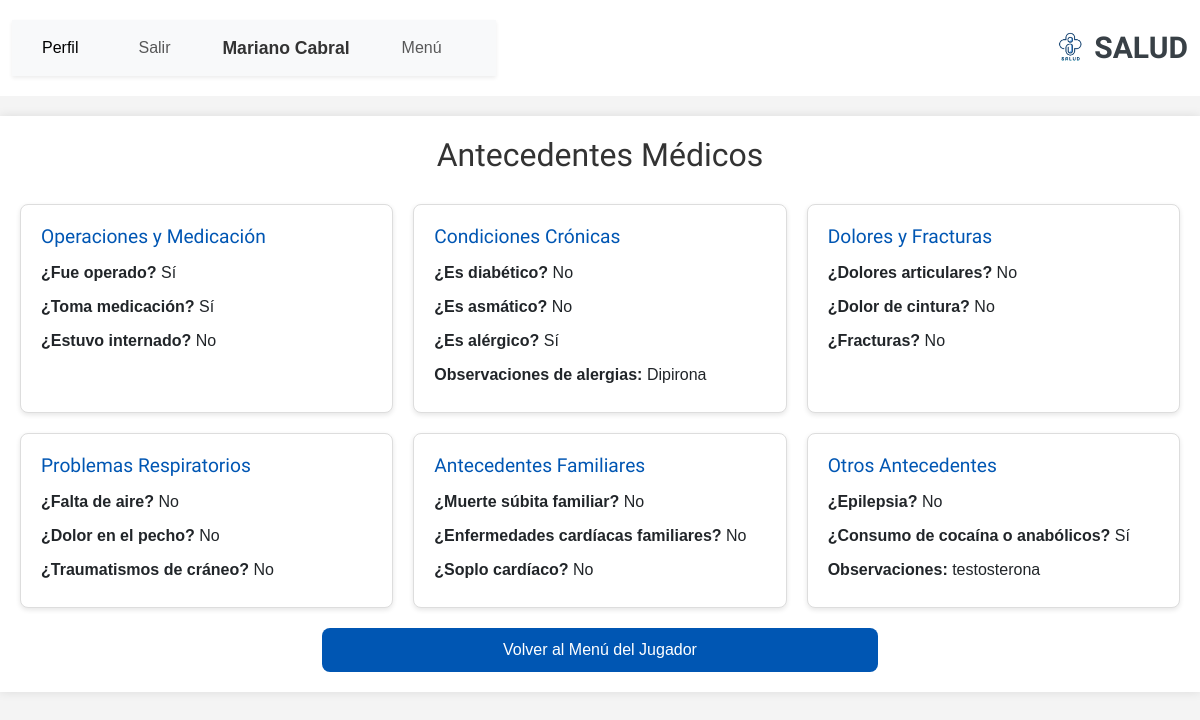
The app's page /registro-medico/ver_antecedente/12/ (signed in) with its own data.
### account/models.py (models this page shows, shortened)
class Profile(models.Model):
    user = models.OneToOneField(settings.AUTH_USER_MODEL, on_delete=models.CASCADE)
    nombre = models.CharField(max_length=30, blank=True, null=True)
    apellido = models.CharField(max_length=30, blank=True, null=True)
    dni = models.CharField(max_length=15, blank=True, null=True)
    fecha_nacimiento = models.DateField(blank=True, null=True)
    email = models.EmailField(max_length=254, unique=True)
    rol = models.CharField(
        max_length=20,
        choices=[
            ('jugador', 'Jugador'),  # Valor predeterminado actualizado a "jugador"
            ('medico', 'Médico'),
            ('representante', 'Representante'),
        ],
        default='jugador'
    )
    class Meta:
        ordering = ['user__username']

### RegistroMedico/models.py (models this page shows)
class AntecedenteEnfermedades(models.Model):
    idantecedente_enfermedades = models.AutoField(primary_key=True)
    fue_operado = models.BooleanField(null=True, blank=True, default=None)
    toma_medicacion = models.BooleanField(null=True, blank=True, default=None)
    estuvo_internado = models.BooleanField(null=True, blank=True, default=None)
    sufre_hormigueos = models.BooleanField(null=True, blank=True, default=None)
    es_diabetico = models.BooleanField(null=True, blank=True, default=None)
    es_amatico = models.BooleanField(null=True, blank=True, default=None)  # 'asmático' corregido como 'es_amatico'
    es_alergico = models.BooleanField(null=True, blank=True, default=None)
    alerg_observ = models.CharField(max_length=100, null=True, blank=True, default=None)
    antecedente_epilepsia = models.BooleanField(null=True, blank=True, default=None)
    desviacion_columna = models.BooleanField(null=True, blank=True, default=None)
    dolor_cintira = models.BooleanField(null=True, blank=True, default=None)
    fracturas = models.BooleanField(null=True, blank=True, default=None)
    dolores_articulares = models.BooleanField(null=True, blank=True, default=None)
    falta_aire = models.BooleanField(null=True, blank=True, default=None)
    tramatismos_craneo = models.BooleanField(null=True, blank=True, default=None)
    dolor_pecho = models.BooleanField(null=True, blank=True, default=None)
    perdida_conocimiento = models.BooleanField(null=True, blank=True, default=None)
    presion_arterial = models.BooleanField(null=True, blank=True, default=None)
    muerte_subita_familiar = models.BooleanField(null=True, blank=True, default=None)
    enfermedad_cardiaca_familiar = models.BooleanField(null=True, blank=True, default=None)
    soplo_cardiaco = models.BooleanField(null=True, blank=True, default=None)
    abstenerce_competencia = models.BooleanField(null=True, blank=True, default=None)
    antecedentes_coronarios_familiares = models.BooleanField(null=True, blank=True, default=None)
    fumar_hipertension_diabetes = models.BooleanField(null=True, blank=True, default=None)
    fhd_observacion = models.CharField(max_length=100, null=True, blank=True, default=None)
    consumo_cocaina_anabolicos = models.BooleanField(null=True, blank=True, default=None)
    cca_observaciones = models.CharField(max_length=100, null=True, blank=True, default=None)
    idfichaMedica = models.OneToOneField('RegistroMedico', on_delete=models.CASCADE, unique=True)
    class Meta:
        db_table = 'antecedente_enfermedades'

### RegistroMedico/views.py (the view)
# urls.py: path('ver_antecedente/<int:jugador_id>/', VerAntecedenteView.as_view(), name='ver_antecedente'),
class VerAntecedenteView(DetailView):
    model = AntecedenteEnfermedades  # Ahora la vista se basa en AntecedenteEnfermedades
    template_name = 'registro_medico/ver_antecedentes.html'
    context_object_name = 'antecedente'  # Se utiliza 'antecedente' para el objeto en la plantilla
    def get_object(self, queryset=None):
        jugador_id = self.kwargs.get('jugador_id')  # Obtener el ID del jugador desde la URL
        jugador = get_object_or_404(Jugador, id=jugador_id)  # Obtener el objeto jugador
        print(jugador)
        jugador_categoria_equipo = JugadorCategoriaEquipo.objects.filter(jugador=jugador).first()
        torneo = jugador_categoria_equipo.categoria_equipo.categoria.torneo
        ficha_medica = RegistroMedico.objects.filter(jugador=jugador, torneo=torneo).first()
        antecedente = get_object_or_404(AntecedenteEnfermedades, idfichaMedica=ficha_medica)
        print(antecedente)
        return antecedente
    def get_context_data(self, **kwargs):
        context = super().get_context_data(**kwargs)
        antecedente = self.object  # Obtén el antecedente actual
        profile = self.request.user.profile
        context['profile'] = profile  # Pasar el perfil al contexto
        ficha_medica = antecedente.idfichaMedica
        context['ficha_medica'] = ficha_medica  # Añade la ficha médica al contexto
        return context

### persona/models.py (called while the page is built)
    def __str__(self):
        return f"{self.persona.profile.nombre} {self.persona.profile.apellido}"

### RegistroMedico/templates/registro_medico/ver_antecedentes.html (shortened to what this page needs)
{% extends 'core/base.html' %}
{% load static %}
{% load widget_tweaks %}
{% block content %}
<body>
<div class="container">
    <h2>Antecedentes Médicos</h2>
    <div class="grid">
        <div class="card">
            <h3>Operaciones y Medicación</h3>
            <p><span>¿Fue operado?</span> {{ antecedente.fue_operado|yesno:"Sí,No" }}</p>
            <p><span>¿Toma medicación?</span> {{ antecedente.toma_medicacion|yesno:"Sí,No" }}</p>
            <p><span>¿Estuvo internado?</span> {{ antecedente.estuvo_internado|yesno:"Sí,No" }}</p>
        </div>
        <div class="card">
            <h3>Condiciones Crónicas</h3>
            <p><span>¿Es diabético?</span> {{ antecedente.es_diabetico|yesno:"Sí,No" }}</p>
            <p><span>¿Es asmático?</span> {{ antecedente.es_amatico|yesno:"Sí,No" }}</p>
            <p><span>¿Es alérgico?</span> {{ antecedente.es_alergico|yesno:"Sí,No" }}</p>
            <p><span>Observaciones de alergias:</span> {{ antecedente.alerg_observ }}</p>
        </div>
        <div class="card">
            <h3>Dolores y Fracturas</h3>
            <p><span>¿Dolores articulares?</span> {{ antecedente.dolores_articulares|yesno:"Sí,No" }}</p>
            <p><span>¿Dolor de cintura?</span> {{ antecedente.dolor_cintira|yesno:"Sí,No" }}</p>
            <p><span>¿Fracturas?</span> {{ antecedente.fracturas|yesno:"Sí,No" }}</p>
        </div>
        <div class="card">
            <h3>Problemas Respiratorios</h3>
            <p><span>¿Falta de aire?</span> {{ antecedente.falta_aire|yesno:"Sí,No" }}</p>
            <p><span>¿Dolor en el pecho?</span> {{ antecedente.dolor_pecho|yesno:"Sí,No" }}</p>
            <p><span>¿Traumatismos de cráneo?</span> {{ antecedente.tramatismos_craneo|yesno:"Sí,No" }}</p>
        </div>
        <div class="card">
            <h3>Antecedentes Familiares</h3>
            <p><span>¿Muerte súbita familiar?</span> {{ antecedente.muerte_subita_familiar|yesno:"Sí,No" }}</p>
            <p><span>¿Enfermedades cardíacas familiares?</span> {{ antecedente.enfermedad_cardiaca_familiar|yesno:"Sí,No" }}</p>
            <p><span>¿Soplo cardíaco?</span> {{ antecedente.soplo_cardiaco|yesno:"Sí,No" }}</p>
        </div>
        <div class="card">
            <h3>Otros Antecedentes</h3>
            <p><span>¿Epilepsia?</span> {{ antecedente.antecedente_epilepsia|yesno:"Sí,No" }}</p>
            <p><span>¿Consumo de cocaína o anabólicos?</span> {{ antecedente.consumo_cocaina_anabolicos|yesno:"Sí,No" }}</p>
            <p><span>Observaciones:</span> {{ antecedente.cca_observaciones }}</p>
        </div>
    </div>
    <div class="text-center">
        <a href="{% url 'menu_jugador' %}" class="btn2">Volver al Menú del Jugador</a>
    </div>
</div>
</body>
{% endblock %}

### core/templates/core/base.html (shortened to what this page needs)
<!DOCTYPE html>
<html lang="en">
<head>
    {% load static %}
    <link rel="stylesheet" href="https://cdnjs.cloudflare.com/ajax/libs/font-awesome/5.15.4/css/all.min.css">
    <link href="https://cdn.jsdelivr.net/npm/bootstrap@5.3.0-alpha1/dist/css/bootstrap.min.css" rel="stylesheet">
    <link href="{% static 'core/vendor/bootstrap/css/bootstrap.min.css' %}" rel="stylesheet">
    <link href="{% static 'core/vendor/bootstrap-icons/bootstrap-icons.css' %}" rel="stylesheet">
    <link href="{% static 'core/vendor/aos/aos.css' %}" rel="stylesheet">
    <link href="{% static 'core/vendor/glightbox/css/glightbox.min.css' %}" rel="stylesheet">
    <link href="{% static 'core/vendor/swiper/swiper-bundle.min.css' %}" rel="stylesheet">
    <link href="{% static 'core/css/main.css' %}" rel="stylesheet">
</head>
<body class="index-page">
    <header id="header" class="header d-flex align-items-center sticky-top">
        <div class="container-fluid position-relative d-flex align-items-center justify-content-between">
            <a href="index.html" class="logo d-flex align-items-center me-auto me-xl-0">
                <img src="{% static 'core/img/logoapp.png' %}" alt="Logo">
                <h1 class="sitename">SALUD</h1>
            </a>
            <nav id="navmenu" class="navbar navbar-expand-lg navbar-light bg-light shadow-sm sticky-top">
                <div class="container-fluid">
                    <div class="collapse navbar-collapse" id="navbarNav">
                        <ul class="navbar-nav ms-auto">
                            {% if request.path != '/account/login/' %}
                                {% if user.is_authenticated %}
                                    <li class="nav-item me-4">
                                        <a href="{% url 'perfil' %}" class="nav-link active">Perfil</a>
                                    </li>
                                    <li class="nav-item me-4">
                                        <button type="button" class="btn btn-link nav-link" data-bs-toggle="modal" data-bs-target="#logoutModal">
                                            Salir
                                        </button>
                                    </li>
                                    <li class="nav-item me-4 align-self-center">
                                        <span class="navbar-text fw-bold">
                                            {{ profile.nombre }} {{ profile.apellido }}
                                        </span>
                                    </li>
                                    {% if profile.rol == 'jugador' %}
                                    <li class="nav-item me-4">
                                        <a href="{% url 'menu_jugador' %}" class="nav-link">Menú</a>
                                    </li>
                                    {% endif %}
                                {% endif %}
                            {% endif %}
                        </ul>
                    </div>
                </div>
            </nav>
        </div>
    </header>
    {% block content %}{% endblock %}
</body>
</html>

### core/static/core/css/main.css (style rules this page uses)
:root { --default-font: "Roboto", system-ui, -apple-system, "Segoe UI", Roboto, "Helvetica Neue", Arial, "Noto Sans", "Liberation Sans", sans-serif, "Apple Color Emoji", "Segoe UI Emoji", "Segoe UI Symbol", "Noto Color Emoji"; --heading-font: "Raleway", sans-serif; --nav-font: "Poppins", sans-serif; }
:root { --background-color: #ffffff; --default-color: #444444; --heading-color: #384046; --accent-color: #3498db; --surface-color: #ffffff; --contrast-color: #ffffff; }
:root { --nav-color: #444444; --nav-hover-color: #3498db; --nav-mobile-background-color: #ffffff; --nav-dropdown-background-color: #ffffff; --nav-dropdown-color: #444444; --nav-dropdown-hover-color: #3498db; }
:root { scroll-behavior: smooth; }
body { color: var(--default-color); background-color: var(--background-color); font-family: var(--default-font); }
a { color: var(--accent-color); text-decoration: none; transition: 0.3s; }
h1, h2, h3, h4, h5, h6 { color: var(--heading-color); font-family: var(--heading-font); }
.header { color: var(--default-color); background-color: var(--background-color); padding: 20px 0; transition: all 0.5s; z-index: 997; }
.header .logo { line-height: 1; }
.header .logo img { max-height: 36px; margin-right: 8px; }
.header .logo h1 { font-size: 30px; margin: 0; font-weight: 700; color: var(--heading-color); }
@media (max-width: 1200px) { .header .logo { order: 1; } }
.navbar-nav .nav-link { transition: transform 0.3s ease; }
#navmenu { background-color: #f8f9fa; }
#navmenu .navbar-text { color: #333; font-size: 1.1rem; }
#navmenu .nav-item { padding: 0 10px; }

### RegistroMedico/templates/registro_medico/ver_antecedentes.html (style rules this page uses)
body { font-family: Arial, sans-serif; background-color: #f4f4f4; margin: 0; padding: 0; }
.container { max-width: 1200px; margin: 20px auto; padding: 20px; background-color: white; box-shadow: 0 0 10px rgba(0, 0, 0, 0.1); }
h2 { text-align: center; color: #333; margin-bottom: 30px; }
.grid { display: grid; grid-template-columns: repeat(auto-fit, minmax(300px, 1fr)); gap: 20px; }
.card { background-color: #fff; padding: 20px; border: 1px solid #ddd; border-radius: 8px; box-shadow: 0 2px 5px rgba(0, 0, 0, 0.1); }
.card h3 { margin-top: 0; font-size: 1.2em; color: #0056b3; }
.card p { margin: 5px 0; }
.card span { font-weight: bold; }
.btn2 { display: inline-block; width: 48%; text-align: center; padding: 10px; background-color: #0056b3; color: white; text-decoration: none; border-radius: 8px; margin-top: 20px; }

### records on screen
Profile: nombre "Mariano", apellido "Cabral"
AntecedenteEnfermedades: fue_operado "Sí", toma_medicacion "Sí", estuvo_internado "No", es_diabetico "No", es_amatico "No", es_alergico "Sí", alerg_observ "Dipirona", dolores_articulares "No", dolor_cintira "No", fracturas "No", falta_aire "No", dolor_pecho "No", tramatismos_craneo "No", muerte_subita_familiar "No", enfermedad_cardiaca_familiar "No", soplo_cardiaco "No", antecedente_epilepsia "No", consumo_cocaina_anabolicos "Sí", cca_observaciones "testosterona"
